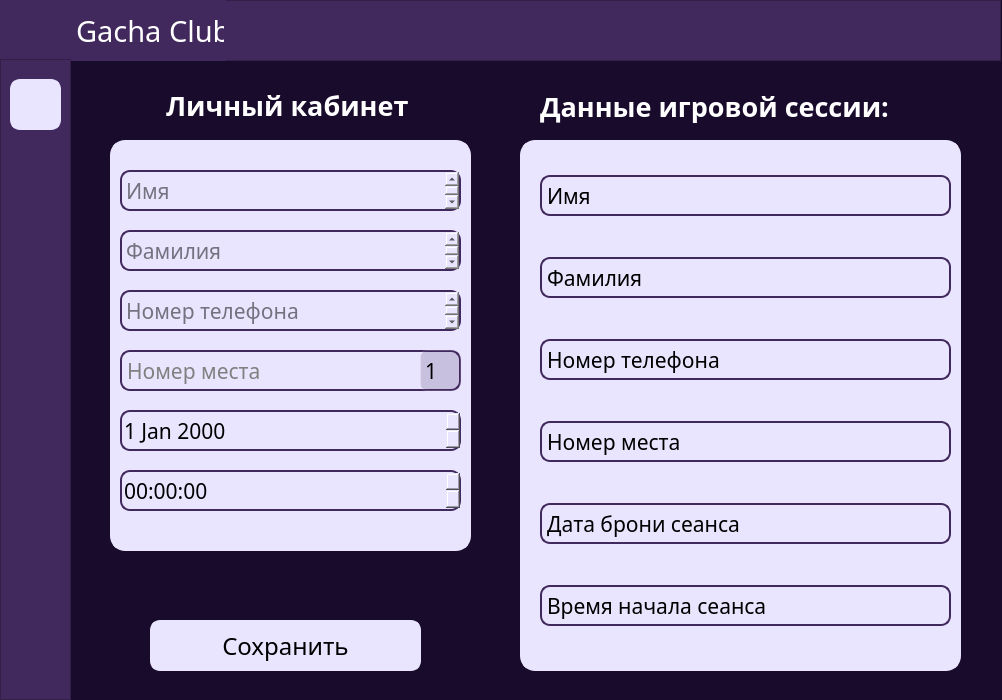
<?xml version="1.0" encoding="UTF-8"?>
<ui version="4.0">
 <class>User_interface</class>
 <widget class="QMainWindow" name="User_interface">
  <property name="geometry">
   <rect>
    <x>0</x>
    <y>0</y>
    <width>1002</width>
    <height>700</height>
   </rect>
  </property>
  <property name="windowTitle">
   <string>MainWindow</string>
  </property>
  <property name="tabShape">
   <enum>QTabWidget::Triangular</enum>
  </property>
  <widget class="QWidget" name="centralwidget">
   <property name="minimumSize">
    <size>
     <width>1000</width>
     <height>700</height>
    </size>
   </property>
   <property name="maximumSize">
    <size>
     <width>1920</width>
     <height>1080</height>
    </size>
   </property>
   <property name="styleSheet">
    <string notr="true">background-color: rgb(25, 11, 44);

font-family:&quot;Tw Cen MT&quot;;</string>
   </property>
   <widget class="QFrame" name="title_Info">
    <property name="geometry">
     <rect>
      <x>0</x>
      <y>0</y>
      <width>1001</width>
      <height>61</height>
     </rect>
    </property>
    <property name="styleSheet">
     <string notr="true">
background-color: #41295D;
</string>
    </property>
    <property name="frameShape">
     <enum>QFrame::StyledPanel</enum>
    </property>
    <property name="frameShadow">
     <enum>QFrame::Raised</enum>
    </property>
    <widget class="QWidget" name="layoutWidget">
     <property name="geometry">
      <rect>
       <x>0</x>
       <y>0</y>
       <width>226</width>
       <height>62</height>
      </rect>
     </property>
     <layout class="QHBoxLayout" name="horizontalLayout">
      <item>
       <widget class="QLabel" name="Icon_GachaClub_2">
        <property name="minimumSize">
         <size>
          <width>70</width>
          <height>60</height>
         </size>
        </property>
        <property name="maximumSize">
         <size>
          <width>70</width>
          <height>60</height>
         </size>
        </property>
        <property name="styleSheet">
         <string notr="true">background-color: none;
border: none;</string>
        </property>
        <property name="text">
         <string/>
        </property>
        <property name="pixmap">
         <pixmap resource="resources.qrc">./icons/icons/Gacha Club.png</pixmap>
        </property>
        <property name="scaledContents">
         <bool>true</bool>
        </property>
       </widget>
      </item>
      <item>
       <widget class="QLabel" name="Name_app_2">
        <property name="minimumSize">
         <size>
          <width>148</width>
          <height>35</height>
         </size>
        </property>
        <property name="maximumSize">
         <size>
          <width>148</width>
          <height>35</height>
         </size>
        </property>
        <property name="font">
         <font>
          <family>Tw Cen MT</family>
          <pointsize>22</pointsize>
         </font>
        </property>
        <property name="styleSheet">
         <string notr="true">background-color:  rgb(255, 255, 255, 0);
border-color: rgb(255, 255, 255, 0);
color: rgb(255, 255, 255);</string>
        </property>
        <property name="text">
         <string>Gacha Club</string>
        </property>
       </widget>
      </item>
     </layout>
    </widget>
   </widget>
   <widget class="QFrame" name="frame_left">
    <property name="geometry">
     <rect>
      <x>0</x>
      <y>59</y>
      <width>71</width>
      <height>641</height>
     </rect>
    </property>
    <property name="styleSheet">
     <string notr="true">background-color: rgb(65, 41, 93);</string>
    </property>
    <property name="frameShape">
     <enum>QFrame::StyledPanel</enum>
    </property>
    <property name="frameShadow">
     <enum>QFrame::Raised</enum>
    </property>
    <widget class="QPushButton" name="homeButton">
     <property name="geometry">
      <rect>
       <x>10</x>
       <y>20</y>
       <width>51</width>
       <height>51</height>
      </rect>
     </property>
     <property name="styleSheet">
      <string notr="true">QPushButton{
background-color: #E9E5FF;
border: 4px solid  #E9E5FF;
border-radius: 10px;
}

QPushButton:hover{
color:rgb(192, 218, 255);
background-color:#8E6BBB;  
border: 4px solid #8E6BBB;
border-radius: 10px;
}

QPushButton:pressed{
color:rgb(192, 218, 255);
background-color: rgb(188, 177, 248); 
border: 2px solid rgb(65, 41, 93);
border-radius: 10px;
}




</string>
     </property>
     <property name="text">
      <string/>
     </property>
     <property name="icon">
      <iconset resource="resources.qrc">
       <normaloff>./icons/icons/Home_icon.png</normaloff>./icons/icons/Home_icon.png</iconset>
     </property>
     <property name="iconSize">
      <size>
       <width>70</width>
       <height>70</height>
      </size>
     </property>
    </widget>
   </widget>
   <widget class="QFrame" name="frame_left2">
    <property name="geometry">
     <rect>
      <x>110</x>
      <y>140</y>
      <width>361</width>
      <height>411</height>
     </rect>
    </property>
    <property name="styleSheet">
     <string notr="true">background-color: #E9E5FF;
border: 4px solid  #E9E5FF;
border-radius: 15px;


</string>
    </property>
    <property name="frameShape">
     <enum>QFrame::StyledPanel</enum>
    </property>
    <property name="frameShadow">
     <enum>QFrame::Raised</enum>
    </property>
    <widget class="QTextEdit" name="Name">
     <property name="geometry">
      <rect>
       <x>10</x>
       <y>30</y>
       <width>341</width>
       <height>41</height>
      </rect>
     </property>
     <property name="font">
      <font>
       <family>Tw Cen MT</family>
       <pointsize>16</pointsize>
      </font>
     </property>
     <property name="styleSheet">
      <string notr="true">background-color: #E9E5FF;
border: 2px solid rgb(65, 41, 93);
border-radius: 10px;</string>
     </property>
     <property name="placeholderText">
      <string>Имя</string>
     </property>
    </widget>
    <widget class="QTextEdit" name="Lastname">
     <property name="geometry">
      <rect>
       <x>10</x>
       <y>90</y>
       <width>341</width>
       <height>41</height>
      </rect>
     </property>
     <property name="font">
      <font>
       <family>Tw Cen MT</family>
       <pointsize>16</pointsize>
      </font>
     </property>
     <property name="styleSheet">
      <string notr="true">background-color: #E9E5FF;
border: 2px solid rgb(65, 41, 93);
border-radius: 10px;</string>
     </property>
     <property name="placeholderText">
      <string>Фамилия</string>
     </property>
    </widget>
    <widget class="QTextEdit" name="Phone_Number">
     <property name="geometry">
      <rect>
       <x>10</x>
       <y>150</y>
       <width>341</width>
       <height>41</height>
      </rect>
     </property>
     <property name="font">
      <font>
       <family>Tw Cen MT</family>
       <pointsize>16</pointsize>
      </font>
     </property>
     <property name="styleSheet">
      <string notr="true">background-color: #E9E5FF;
border: 2px solid rgb(65, 41, 93);
border-radius: 10px;</string>
     </property>
     <property name="placeholderText">
      <string>Номер телефона</string>
     </property>
    </widget>
    <widget class="QDateEdit" name="dateEdit">
     <property name="geometry">
      <rect>
       <x>10</x>
       <y>270</y>
       <width>341</width>
       <height>41</height>
      </rect>
     </property>
     <property name="font">
      <font>
       <family>Tw Cen MT</family>
       <pointsize>16</pointsize>
      </font>
     </property>
     <property name="styleSheet">
      <string notr="true">background-color: #E9E5FF;
border: 2px solid rgb(65, 41, 93);
border-radius: 10px;</string>
     </property>
    </widget>
    <widget class="QTimeEdit" name="timeEdit">
     <property name="geometry">
      <rect>
       <x>10</x>
       <y>330</y>
       <width>341</width>
       <height>41</height>
      </rect>
     </property>
     <property name="font">
      <font>
       <family>Tw Cen MT</family>
       <pointsize>16</pointsize>
      </font>
     </property>
     <property name="styleSheet">
      <string notr="true">background-color: #E9E5FF;
border: 2px solid rgb(65, 41, 93);
border-radius: 10px;</string>
     </property>
    </widget>
    <widget class="QLabel" name="labelNumber">
     <property name="geometry">
      <rect>
       <x>10</x>
       <y>210</y>
       <width>341</width>
       <height>41</height>
      </rect>
     </property>
     <property name="font">
      <font>
       <family>Tw Cen MT</family>
       <pointsize>16</pointsize>
      </font>
     </property>
     <property name="styleSheet">
      <string notr="true">background-color: #E9E5FF;
border: 2px solid rgb(65, 41, 93);
border-radius: 10px;
color: grey;</string>
     </property>
     <property name="text">
      <string>Номер места</string>
     </property>
    </widget>
    <widget class="QComboBox" name="comboNumber">
     <property name="geometry">
      <rect>
       <x>310</x>
       <y>210</y>
       <width>41</width>
       <height>41</height>
      </rect>
     </property>
     <property name="font">
      <font>
       <family>Tw Cen MT</family>
       <pointsize>16</pointsize>
      </font>
     </property>
     <property name="layoutDirection">
      <enum>Qt::LeftToRight</enum>
     </property>
     <property name="styleSheet">
      <string notr="true">QComboBox{
background-color: rgb(65, 41, 93, 50);
border: 1px solid rgba(255,255,255,40);
border-top-right-radius: 7px;
border-top-left-radius: 7px; 
border-bottom-right-radius: 7px;
border-bottom-left-radius: 7px;
}
QComboBox::drop-down 
{
    width: 0px;
    height: 0px;
    border: 0px;
}
</string>
     </property>
     <item>
      <property name="text">
       <string>1</string>
      </property>
     </item>
     <item>
      <property name="text">
       <string>2</string>
      </property>
     </item>
     <item>
      <property name="text">
       <string>3</string>
      </property>
     </item>
     <item>
      <property name="text">
       <string>4</string>
      </property>
     </item>
     <item>
      <property name="text">
       <string>5</string>
      </property>
     </item>
     <item>
      <property name="text">
       <string>6</string>
      </property>
     </item>
     <item>
      <property name="text">
       <string>7</string>
      </property>
     </item>
     <item>
      <property name="text">
       <string>8</string>
      </property>
     </item>
     <item>
      <property name="text">
       <string>9</string>
      </property>
     </item>
    </widget>
   </widget>
   <widget class="QFrame" name="frame_right">
    <property name="geometry">
     <rect>
      <x>520</x>
      <y>140</y>
      <width>441</width>
      <height>531</height>
     </rect>
    </property>
    <property name="styleSheet">
     <string notr="true">background-color: #E9E5FF;
border: 4px solid  #E9E5FF;
border-radius: 15px;
</string>
    </property>
    <property name="frameShape">
     <enum>QFrame::StyledPanel</enum>
    </property>
    <property name="frameShadow">
     <enum>QFrame::Raised</enum>
    </property>
    <widget class="QWidget" name="layoutWidget">
     <property name="geometry">
      <rect>
       <x>20</x>
       <y>0</y>
       <width>411</width>
       <height>521</height>
      </rect>
     </property>
     <layout class="QVBoxLayout" name="verticalLayout">
      <item>
       <widget class="QLabel" name="label">
        <property name="maximumSize">
         <size>
          <width>16777215</width>
          <height>41</height>
         </size>
        </property>
        <property name="font">
         <font>
          <family>Tw Cen MT</family>
          <pointsize>16</pointsize>
         </font>
        </property>
        <property name="styleSheet">
         <string notr="true">background-color: #E9E5FF;
border: 2px solid rgb(65, 41, 93);
border-radius: 10px;</string>
        </property>
        <property name="text">
         <string>Имя</string>
        </property>
       </widget>
      </item>
      <item>
       <widget class="QLabel" name="label_2">
        <property name="maximumSize">
         <size>
          <width>16777215</width>
          <height>41</height>
         </size>
        </property>
        <property name="font">
         <font>
          <family>Tw Cen MT</family>
          <pointsize>16</pointsize>
         </font>
        </property>
        <property name="styleSheet">
         <string notr="true">background-color: #E9E5FF;
border: 2px solid rgb(65, 41, 93);
border-radius: 10px;</string>
        </property>
        <property name="text">
         <string>Фамилия</string>
        </property>
       </widget>
      </item>
      <item>
       <widget class="QLabel" name="label_3">
        <property name="maximumSize">
         <size>
          <width>16777215</width>
          <height>41</height>
         </size>
        </property>
        <property name="font">
         <font>
          <family>Tw Cen MT</family>
          <pointsize>16</pointsize>
         </font>
        </property>
        <property name="styleSheet">
         <string notr="true">background-color: #E9E5FF;
border: 2px solid rgb(65, 41, 93);
border-radius: 10px;</string>
        </property>
        <property name="text">
         <string>Номер телефона</string>
        </property>
       </widget>
      </item>
      <item>
       <widget class="QLabel" name="label_4">
        <property name="maximumSize">
         <size>
          <width>16777215</width>
          <height>41</height>
         </size>
        </property>
        <property name="font">
         <font>
          <family>Tw Cen MT</family>
          <pointsize>16</pointsize>
         </font>
        </property>
        <property name="styleSheet">
         <string notr="true">background-color: #E9E5FF;
border: 2px solid rgb(65, 41, 93);
border-radius: 10px;</string>
        </property>
        <property name="text">
         <string>Номер места</string>
        </property>
       </widget>
      </item>
      <item>
       <widget class="QLabel" name="label_5">
        <property name="maximumSize">
         <size>
          <width>16777215</width>
          <height>41</height>
         </size>
        </property>
        <property name="font">
         <font>
          <family>Tw Cen MT</family>
          <pointsize>16</pointsize>
         </font>
        </property>
        <property name="styleSheet">
         <string notr="true">background-color: #E9E5FF;
border: 2px solid rgb(65, 41, 93);
border-radius: 10px;</string>
        </property>
        <property name="text">
         <string>Дата брони сеанса</string>
        </property>
       </widget>
      </item>
      <item>
       <widget class="QLabel" name="label_6">
        <property name="maximumSize">
         <size>
          <width>16777215</width>
          <height>41</height>
         </size>
        </property>
        <property name="font">
         <font>
          <family>Tw Cen MT</family>
          <pointsize>16</pointsize>
         </font>
        </property>
        <property name="styleSheet">
         <string notr="true">background-color: #E9E5FF;
border: 2px solid rgb(65, 41, 93);
border-radius: 10px;</string>
        </property>
        <property name="text">
         <string>Время начала сеанса</string>
        </property>
       </widget>
      </item>
     </layout>
    </widget>
   </widget>
   <widget class="QWidget" name="layoutWidget">
    <property name="geometry">
     <rect>
      <x>120</x>
      <y>80</y>
      <width>348</width>
      <height>51</height>
     </rect>
    </property>
    <layout class="QHBoxLayout" name="PersonalAreaLayout">
     <item>
      <widget class="QLabel" name="Icon_PersonalArea">
       <property name="maximumSize">
        <size>
         <width>40</width>
         <height>40</height>
        </size>
       </property>
       <property name="text">
        <string/>
       </property>
       <property name="pixmap">
        <pixmap resource="resources.qrc">./icons/icons/main_icon.png</pixmap>
       </property>
       <property name="scaledContents">
        <bool>true</bool>
       </property>
      </widget>
     </item>
     <item>
      <widget class="QLabel" name="label_PersonalArea">
       <property name="minimumSize">
        <size>
         <width>300</width>
         <height>0</height>
        </size>
       </property>
       <property name="maximumSize">
        <size>
         <width>300</width>
         <height>16777215</height>
        </size>
       </property>
       <property name="font">
        <font>
         <family>Tw Cen MT</family>
         <pointsize>20</pointsize>
         <weight>75</weight>
         <bold>true</bold>
        </font>
       </property>
       <property name="styleSheet">
        <string notr="true">background-color:  rgb(255, 255, 255, 0);
border-color: rgb(255, 255, 255, 0);
color: rgb(255, 255, 255);</string>
       </property>
       <property name="text">
        <string>Личный кабинет</string>
       </property>
      </widget>
     </item>
    </layout>
   </widget>
   <widget class="QPushButton" name="pushButton_2">
    <property name="geometry">
     <rect>
      <x>150</x>
      <y>620</y>
      <width>271</width>
      <height>51</height>
     </rect>
    </property>
    <property name="font">
     <font>
      <family>Tw Cen MT</family>
      <pointsize>18</pointsize>
     </font>
    </property>
    <property name="styleSheet">
     <string notr="true">QPushButton{
background-color: #E9E5FF;
border: 4px solid  #E9E5FF;
border-radius: 10px;
}

QPushButton:hover{
color:rgb(192, 218, 255);
background-color:#8E6BBB;  
border: 4px solid #8E6BBB;
border-radius: 10px;
}

QPushButton:pressed{
color:rgb(192, 218, 255);
background-color: rgb(188, 177, 248); 
border: 2px solid rgb(65, 41, 93);
border-radius: 10px;
}
</string>
    </property>
    <property name="text">
     <string>Сохранить</string>
    </property>
   </widget>
   <widget class="QLabel" name="label_7">
    <property name="geometry">
     <rect>
      <x>540</x>
      <y>90</y>
      <width>391</width>
      <height>33</height>
     </rect>
    </property>
    <property name="font">
     <font>
      <family>Tw Cen MT</family>
      <pointsize>20</pointsize>
      <weight>75</weight>
      <bold>true</bold>
     </font>
    </property>
    <property name="styleSheet">
     <string notr="true">background-color:  rgb(255, 255, 255, 0);
border-color: rgb(255, 255, 255, 0);
color: rgb(255, 255, 255);</string>
    </property>
    <property name="text">
     <string>Данные игровой сессии:</string>
    </property>
   </widget>
  </widget>
 </widget>
 <resources>
  <include location="resources.qrc"/>
  <include location="../../../../Program Files (x86)/Qt Designer/resources.qrc"/>
 </resources>
 <connections/>
</ui>
